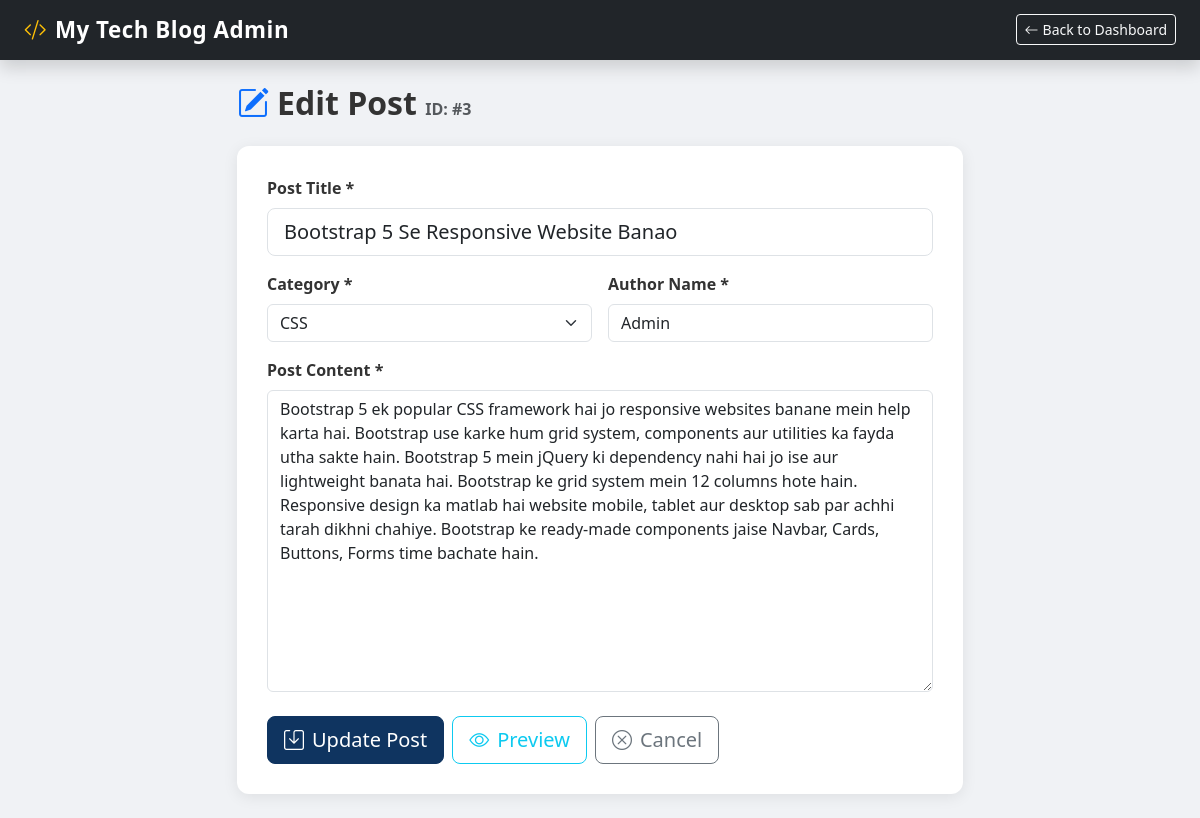
Page /admin/edit_post.php?id=3 (signed in) on the committed database.
### tables this page shows
CREATE TABLE IF NOT EXISTS posts (
    id         INT AUTO_INCREMENT PRIMARY KEY,
    title      VARCHAR(255) NOT NULL,
    category   VARCHAR(100) NOT NULL DEFAULT 'General',
    author     VARCHAR(100) NOT NULL DEFAULT 'Admin',
    content    TEXT         NOT NULL,
    created_at DATETIME     DEFAULT CURRENT_TIMESTAMP,
    updated_at DATETIME     DEFAULT CURRENT_TIMESTAMP ON UPDATE CURRENT_TIMESTAMP
);

### admin/edit_post.php (the view, shortened to what this page needs)
<?php
$conn  = getConnection();
$post_id = isset($_GET['id']) ? (int)$_GET['id'] : 0;
$stmt = $conn->prepare("SELECT * FROM posts WHERE id = ? LIMIT 1");
$stmt->bind_param("i", $post_id);
$stmt->execute();
$result = $stmt->get_result();
$post   = $result->fetch_assoc();
?>
<!DOCTYPE html>
<html lang="en">
<head>
    <link href="https://cdn.jsdelivr.net/npm/bootstrap@5.3.0/dist/css/bootstrap.min.css" rel="stylesheet">
    <link href="https://cdn.jsdelivr.net/npm/bootstrap-icons@1.10.5/font/bootstrap-icons.css" rel="stylesheet">
    <link rel="stylesheet" href="<?php echo SITE_URL; ?>/css/style.css">
</head>
<body style="background:#f0f2f5;">
<nav class="navbar navbar-dark bg-dark shadow">
    <div class="container-fluid px-4">
        <a class="navbar-brand fw-bold" href="dashboard.php">
            <i class="bi bi-code-slash text-warning me-2"></i><?php echo SITE_NAME; ?> Admin
        </a>
        <a href="dashboard.php" class="btn btn-outline-light btn-sm">
            <i class="bi bi-arrow-left me-1"></i>Back to Dashboard
        </a>
    </div>
</nav>
<div class="container py-4" style="max-width:750px;">
    <h2 class="fw-bold mb-4">
        <i class="bi bi-pencil-square text-primary me-2"></i>Edit Post
        <small class="text-muted fs-6">ID: #<?php echo $post_id; ?></small>
    </h2>
    <div class="form-card">
        <form method="POST" action="edit_post.php?id=<?php echo $post_id; ?>">
            <div class="mb-3">
                <label class="form-label">Post Title *</label>
                <input type="text" name="title" class="form-control form-control-lg"
                       value="<?php echo htmlspecialchars($post['title']); ?>"
                       maxlength="255" required>
            </div>
            <div class="row g-3 mb-3">
                <div class="col-md-6">
                    <label class="form-label">Category *</label>
                    <select name="category" class="form-select" required>
                        <?php
                        $categories = ['PHP', 'MySQL', 'Database', 'HTML', 'CSS', 'JavaScript', 'Bootstrap', 'Tools', 'Deployment', 'General'];
                        foreach ($categories as $cat):
                            $sel = ($post['category'] === $cat) ? 'selected' : '';
                        ?>
                            <option value="<?php echo $cat; ?>" <?php echo $sel; ?>><?php echo $cat; ?></option>
                        <?php endforeach; ?>
                    </select>
                </div>
                <div class="col-md-6">
                    <label class="form-label">Author Name *</label>
                    <input type="text" name="author" class="form-control"
                           value="<?php echo htmlspecialchars($post['author']); ?>"
                           required>
                </div>
            </div>
            <div class="mb-4">
                <label class="form-label">Post Content *</label>
                <textarea name="content" class="form-control" rows="12"
                          required><?php echo htmlspecialchars($post['content']); ?></textarea>
            </div>
            <div class="d-flex gap-2">
                <button type="submit" class="btn btn-primary btn-lg">
                    <i class="bi bi-save me-2"></i>Update Post
                </button>
                <a href="<?php echo SITE_URL; ?>/post.php?id=<?php echo $post_id; ?>"
                   target="_blank" class="btn btn-outline-info btn-lg">
                    <i class="bi bi-eye me-2"></i>Preview
                </a>
                <a href="dashboard.php" class="btn btn-outline-secondary btn-lg">
                    <i class="bi bi-x-circle me-2"></i>Cancel
                </a>
            </div>
        </form>
    </div>
</div>
</body>
</html>

### css/style.css (style rules this page uses)
body { background-color: #f8f9fa; font-family: 'Segoe UI', Tahoma, Geneva, Verdana, sans-serif; color: #333; }
a { text-decoration: none; }
.navbar-brand { font-size: 1.4rem; letter-spacing: 0.5px; }
.form-card { background: #fff; border-radius: 12px; padding: 30px; box-shadow: 0 3px 15px rgba(0, 0, 0, 0.08); }
.form-label { font-weight: 600; color: #333; }
.btn-primary { background-color: #0f3460; border-color: #0f3460; }

### rows in the picture
posts: title "Bootstrap 5 Se Responsive Website Banao", author "Admin", content "Bootstrap 5 ek popular CSS framework hai jo responsive websites banane mein help karta hai. Bootstrap use karke hum grid system, components aur utilities ka fayda utha sakte hain. Bootstrap 5 mein jQuery ki dependency nahi hai jo ise aur lightweight banata hai. Bootstrap ke grid system mein 12 columns hote hain. Responsive design ka matlab hai website mobile, tablet aur desktop sab par achhi tarah dikhni chahiye. Bootstrap ke ready-made components jaise Navbar, Cards, Buttons, Forms time bachate hain."

### other values in the picture
SITE_NAME "My Tech Blog"
$post_id "3"
form field category "CSS"
